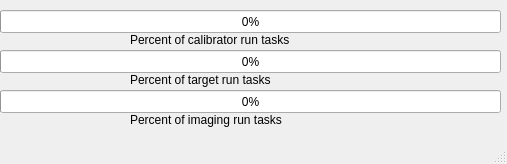
<?xml version="1.0" encoding="UTF-8"?>
<ui version="4.0">
 <class>process_progress_view</class>
 <widget class="QMainWindow" name="process_progress_view">
  <property name="geometry">
   <rect>
    <x>0</x>
    <y>0</y>
    <width>507</width>
    <height>164</height>
   </rect>
  </property>
  <property name="windowTitle">
   <string>process_view</string>
  </property>
  <widget class="QWidget" name="centralwidget">
   <widget class="QProgressBar" name="calibrator_progress_bar">
    <property name="geometry">
     <rect>
      <x>0</x>
      <y>10</y>
      <width>501</width>
      <height>23</height>
     </rect>
    </property>
    <property name="value">
     <number>0</number>
    </property>
   </widget>
   <widget class="QLabel" name="label">
    <property name="geometry">
     <rect>
      <x>130</x>
      <y>30</y>
      <width>241</width>
      <height>20</height>
     </rect>
    </property>
    <property name="text">
     <string>Percent of calibrator run tasks</string>
    </property>
   </widget>
   <widget class="QProgressBar" name="target_progress_bar">
    <property name="geometry">
     <rect>
      <x>0</x>
      <y>50</y>
      <width>501</width>
      <height>23</height>
     </rect>
    </property>
    <property name="maximum">
     <number>100</number>
    </property>
    <property name="value">
     <number>0</number>
    </property>
   </widget>
   <widget class="QProgressBar" name="imaging_progress_bar">
    <property name="geometry">
     <rect>
      <x>0</x>
      <y>90</y>
      <width>501</width>
      <height>23</height>
     </rect>
    </property>
    <property name="value">
     <number>0</number>
    </property>
   </widget>
   <widget class="QLabel" name="label_2">
    <property name="geometry">
     <rect>
      <x>130</x>
      <y>70</y>
      <width>241</width>
      <height>20</height>
     </rect>
    </property>
    <property name="text">
     <string>Percent of target run tasks</string>
    </property>
   </widget>
   <widget class="QLabel" name="label_3">
    <property name="geometry">
     <rect>
      <x>130</x>
      <y>110</y>
      <width>241</width>
      <height>20</height>
     </rect>
    </property>
    <property name="text">
     <string>Percent of imaging run tasks</string>
    </property>
   </widget>
  </widget>
  <widget class="QStatusBar" name="statusbar"/>
 </widget>
 <resources/>
 <connections/>
</ui>
